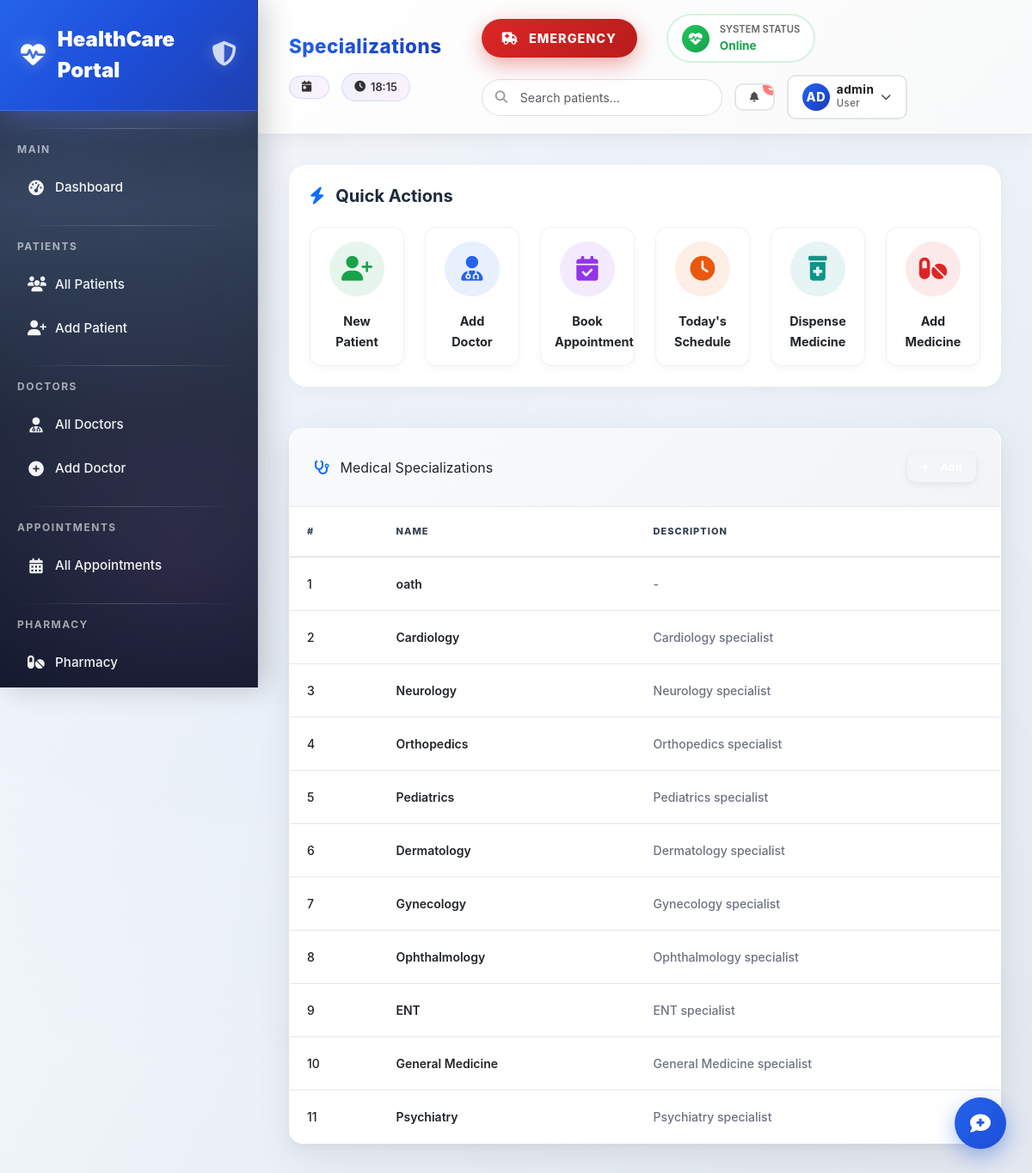
Page /doctors/specializations/ (signed in) on the earlier database version.
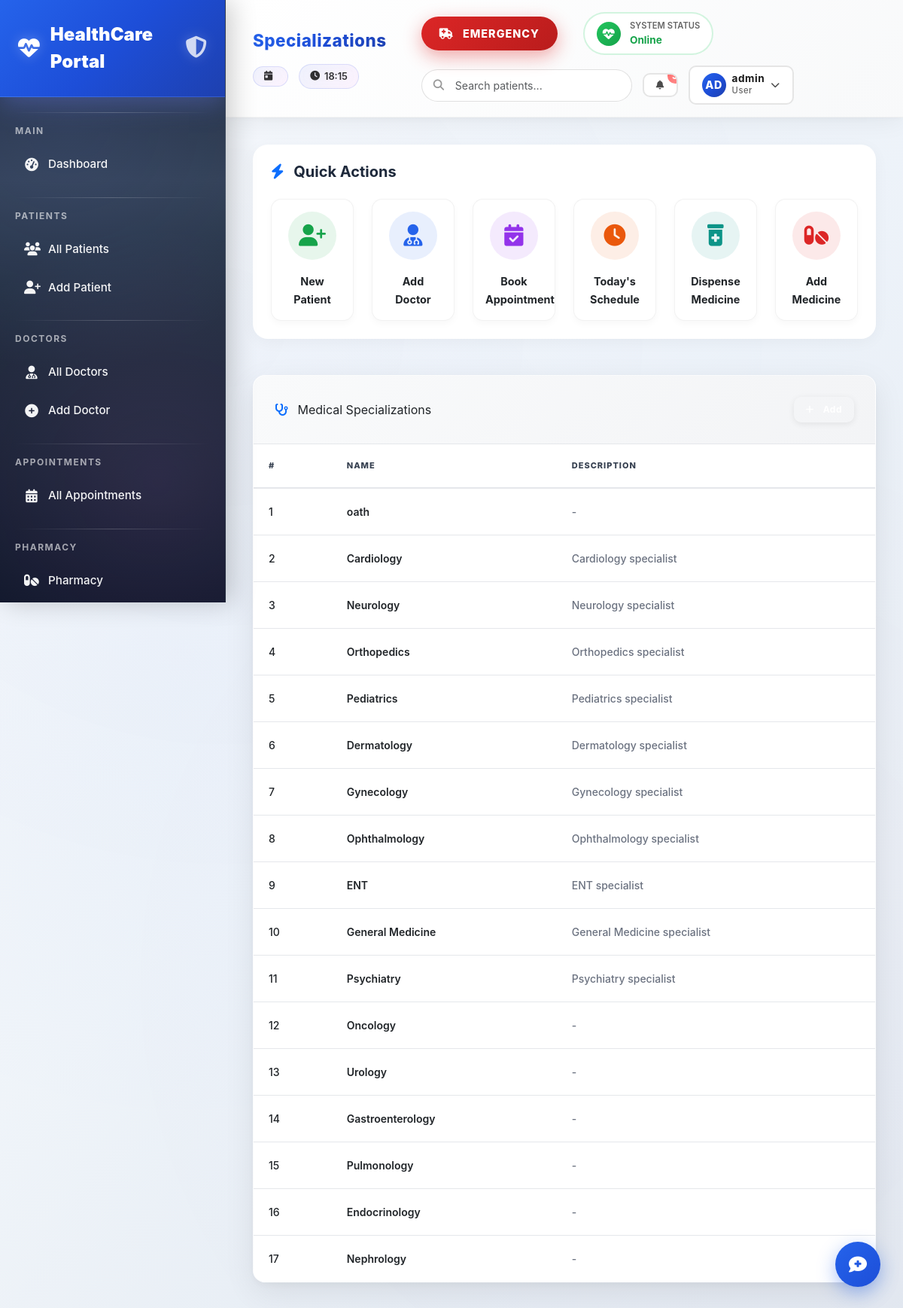
Same page on the later database version.
### doctors/models.py (models this page shows, shortened)
class Specialization(models.Model):
    name = models.CharField(max_length=100, unique=True)
    description = models.TextField(blank=True)

### doctors/views.py (the view)
# urls.py: path('specializations/', views.specialization_list, name='specialization_list'),
@login_required
def specialization_list(request):
    specializations = Specialization.objects.all()
    return render(request, 'doctors/specialization_list.html', {'specializations': specializations})

### templates/doctors/specialization_list.html (shortened to what this page needs)
{% extends 'base/base.html' %}
{% block page_title %}Specializations{% endblock %}
{% block content %}
<div class="card">
    <div class="card-header py-3 px-4 d-flex justify-content-between align-items-center">
        <span>
            <i class="fas fa-stethoscope text-primary me-2"></i>
            Medical Specializations
        </span>
        <a href="{% url 'doctors:specialization_create' %}" class="btn btn-primary btn-sm">
            <i class="fas fa-plus me-1"></i>Add
        </a>
    </div>
    <div class="card-body p-0">
        <div class="table-responsive">
            <table class="table table-hover mb-0">
                <thead>
                    <tr>
                        <th>#</th>
                        <th>Name</th>
                        <th>Description</th>
                    </tr>
                </thead>
                <tbody>
                    {% for s in specializations %}
                    <tr>
                        <td>{{ forloop.counter }}</td>
                        <td class="fw-semibold">
                            {{ s.name }}
                        </td>
                        <td class="text-muted">
                            {{ s.description|default:"-" }}
                        </td>
                    </tr>
                    {% empty %}
                    <tr>
                        <td colspan="3" class="text-center text-muted py-4">
                            No specializations yet.
                        </td>
                    </tr>
                    {% endfor %}
                </tbody>
            </table>
        </div>
    </div>
</div>
{% endblock %}

### templates/base/base.html (shortened to what this page needs)
<!DOCTYPE html>
<html lang="en">
<head>
    <link href="https://cdn.jsdelivr.net/npm/bootstrap@5.3.0/dist/css/bootstrap.min.css" rel="stylesheet">
    <link href="https://cdnjs.cloudflare.com/ajax/libs/font-awesome/6.4.0/css/all.min.css" rel="stylesheet">
    {% load static %}
    <link rel="stylesheet" href="{% static 'css/custom.css' %}">
</head>
<body>
<div class="particles">
</div>
{% if user.is_authenticated %}
<div class="sidebar">
    <div class="sidebar-brand">
        <i class="fas fa-heartbeat"></i>
        <span>HealthCare Portal</span>
        <div style="margin-left:auto;font-size:0.8rem;opacity:0.8;"><i class="fas fa-shield-alt"></i></div>
    </div>
    <nav class="mt-2">
        <div class="nav-section">Main</div>
        <a href="{% url 'dashboard' %}" class="nav-link {% if request.resolver_match.url_name == 'dashboard' %}active{% endif %}">
            <i class="fas fa-tachometer-alt"></i> Dashboard
        </a>
        <div class="nav-section">Patients</div>
        <a href="{% url 'patients:patient_list' %}" class="nav-link">
            <i class="fas fa-users"></i> All Patients
        </a>
        <a href="{% url 'patients:patient_create' %}" class="nav-link">
            <i class="fas fa-user-plus"></i> Add Patient
        </a>
        <div class="nav-section">Doctors</div>
        <a href="{% url 'doctors:doctor_list' %}" class="nav-link">
            <i class="fas fa-user-md"></i> All Doctors
        </a>
        <a href="{% url 'doctors:doctor_create' %}" class="nav-link">
            <i class="fas fa-plus-circle"></i> Add Doctor
        </a>
        <div class="nav-section">Appointments</div>
        <a href="{% url 'appointments:appointment_list' %}" class="nav-link">
            <i class="fas fa-calendar-alt"></i> All Appointments
        </a>
        <div class="nav-section">Pharmacy</div>
        <a href="{% url 'pharmacy:pharmacy_dashboard' %}" class="nav-link">
            <i class="fas fa-pills"></i> Pharmacy
        </a>
    </nav>
</div>
{% endif %}
<div class="main-content {% if user.is_authenticated %}with-sidebar{% else %}no-sidebar{% endif %}">
    {% if user.is_authenticated %}
    <div class="topbar">
        <div class="topbar-left">
            <span class="topbar-title">{% block page_title %}Dashboard - Healthcare Management{% endblock %}</span>
            <div class="date-badge">
                <i class="fas fa-calendar-day"></i>
            </div>
            <div class="time-badge">
                <i class="fas fa-clock"></i>
                <span id="current-time">{{ "now"|date:"H:i" }}</span>
            </div>
        </div>
        <div class="topbar-right">
            <button class="emergency-btn" data-bs-toggle="modal" data-bs-target="#emergencyModal">
                <i class="fas fa-ambulance"></i> Emergency
            </button>
            <div class="health-status">
                <div class="status-indicator" id="health-pulse">
                    <i class="fas fa-heartbeat"></i>
                </div>
                <div class="status-text">
                    <span class="status-label">System Status</span>
                    <span class="status-value">Online</span>
                </div>
            </div>
            <div class="search-container">
                <input type="text" class="form-control search-input" placeholder="Search patients..." id="global-search" autocomplete="off">
                <i class="fas fa-search search-icon"></i>
            </div>
            <div class="notification-container">
                <button class="btn btn-sm notification-btn" type="button" data-bs-toggle="dropdown">
                    <i class="fas fa-bell"></i>
                    <span class="notification-badge">3</span>
                </button>
            </div>
            <div class="user-profile-container">
                <button class="btn btn-sm user-profile-btn" type="button" data-bs-toggle="dropdown">
                    <div class="user-avatar">
                        <span>{{ user.username|slice:":2"|upper }}</span>
                    </div>
                    <div class="user-info-mini">
                        <div class="user-name">{{ user.username|truncatechars:15 }}</div>
                        <div class="user-role">User</div>
                    </div>
                    <i class="fas fa-chevron-down"></i>
                </button>
            </div>
        </div>
    </div>
    {% endif %}
    <div class="page-content">
        {% if user.is_authenticated %}
        <div class="dashboard-quick-actions mb-5 bg-white p-4" style="border-radius: 20px; box-shadow: 0 4px 20px rgba(0,0,0,0.04);">
            <h5 class="fw-bold mb-4" style="color: #1e293b;"><i class="fas fa-bolt text-primary me-2"></i> Quick Actions</h5>
            <div class="row g-4">
                <div class="col-6 col-md-4 col-lg-2">
                    <a href="{% url 'patients:patient_create' %}" class="text-decoration-none">
                        <div class="dash-action-card text-center p-3">
                            <div class="icon-circle mx-auto mb-3" style="background: rgba(22, 163, 74, 0.1); color: #16a34a;">
                                <i class="fas fa-user-plus"></i>
                            </div>
                            <span class="fw-bold text-dark" style="font-size: 0.9rem;">New Patient</span>
                        </div>
                    </a>
                </div>
                <div class="col-6 col-md-4 col-lg-2">
                    <a href="{% url 'doctors:doctor_create' %}" class="text-decoration-none">
                        <div class="dash-action-card text-center p-3">
                            <div class="icon-circle mx-auto mb-3" style="background: rgba(37, 99, 235, 0.1); color: #2563eb;">
                                <i class="fas fa-user-md"></i>
                            </div>
                            <span class="fw-bold text-dark" style="font-size: 0.9rem;">Add Doctor</span>
                        </div>
                    </a>
                </div>
                <div class="col-6 col-md-4 col-lg-2">
                    <a href="{% url 'appointments:appointment_list' %}" class="text-decoration-none">
                        <div class="dash-action-card text-center p-3">
                            <div class="icon-circle mx-auto mb-3" style="background: rgba(147, 51, 234, 0.1); color: #9333ea;">
                                <i class="fas fa-calendar-check"></i>
                            </div>
                            <span class="fw-bold text-dark" style="font-size: 0.9rem;">Book Appointment</span>
                        </div>
                    </a>
                </div>
                <div class="col-6 col-md-4 col-lg-2">
                    <a href="#" class="text-decoration-none">
                        <div class="dash-action-card text-center p-3">
                            <div class="icon-circle mx-auto mb-3" style="background: rgba(234, 88, 12, 0.1); color: #ea580c;">
                                <i class="fas fa-clock"></i>
                            </div>
                            <span class="fw-bold text-dark" style="font-size: 0.9rem;">Today's Schedule</span>
                        </div>
                    </a>
                </div>
                <div class="col-6 col-md-4 col-lg-2">
                    <a href="{% url 'pharmacy:pharmacy_dashboard' %}" class="text-decoration-none">
                        <div class="dash-action-card text-center p-3">
                            <div class="icon-circle mx-auto mb-3" style="background: rgba(13, 148, 136, 0.1); color: #0d9488;">
                                <i class="fas fa-prescription-bottle-alt"></i>
                            </div>
                            <span class="fw-bold text-dark" style="font-size: 0.9rem;">Dispense Medicine</span>
                        </div>
                    </a>
                </div>
                <div class="col-6 col-md-4 col-lg-2">
                    <a href="#" class="text-decoration-none">
                        <div class="dash-action-card text-center p-3">
                            <div class="icon-circle mx-auto mb-3" style="background: rgba(220, 38, 38, 0.1); color: #dc2626;">
                                <i class="fas fa-pills"></i>
                            </div>
                            <span class="fw-bold text-dark" style="font-size: 0.9rem;">Add Medicine</span>
                        </div>
                    </a>
                </div>
            </div>
        </div>
        {% endif %}
        {% block content %}{% endblock %}
    </div>
</div>
<button class="assistant-toggle" id="assistantToggle" onclick="toggleAssistant(true)" title="Open Health Assistant">
    <i class="fas fa-comment-medical"></i>
</button>
</body>
</html>

### static/css/custom.css (style rules this page uses)
:root { --primary: #0d6efd; --primary-dark: #0b5ed7; --primary-light: #e7f1ff; --success: #10b981; --success-light: #d1fae5; --danger: #ef4444; --danger-light: #fee2e2; --warning: #f59e0b; --warning-light: #fef3c7; --info: #06b6d4; --info-light: #cffafe; --purple: #8b5cf6; --purple-light: #ede9fe; --gray: #6b7280; --gray-light: #f9fafb; --gray-medium: #f3f4f6; --gray-dark: #374151; --border: #e5e7eb; --shadow-sm: 0 2px 8px rgba(0, 0, 0, 0.08); --shadow-md: 0 8px 16px rgba(0, 0, 0, 0.12); --shadow-lg: 0 15px 40px rgba(0, 0, 0, 0.15); --shadow-xl: 0 20px 50px rgba(0, 0, 0, 0.18); --transition: 0.3s cubic-bezier(0.34, 1.56, 0.64, 1); }
html { scroll-behavior: smooth; }
body { background: linear-gradient(135deg, #f5f7fa 0%, #f0f4f8 100%); font-family: -apple-system, BlinkMacSystemFont, 'Segoe UI', 'Roboto', sans-serif; transition: background 0.3s ease; }
.card { background: white; border: 1px solid var(--border); border-radius: 16px !important; box-shadow: var(--shadow-sm); transition: all 0.3s ease; overflow: hidden; }
.card-header { background: linear-gradient(135deg, #f9fafb 0%, #f3f4f6 100%); padding: 1.75rem !important; border-bottom: 1px solid var(--border); display: flex; justify-content: space-between; align-items: center; gap: 1rem; flex-wrap: wrap; }
.card-body { padding: 0; }
.table { margin-bottom: 0; background: white; }
.table thead { background: linear-gradient(135deg, #f3f4f6 0%, #e5e7eb 100%); }
.table thead th { padding: 1.25rem; text-align: left; font-weight: 800; color: var(--gray-dark); border-bottom: 2px solid var(--border); font-size: 11px; text-transform: uppercase; letter-spacing: 1px; vertical-align: middle; }
.table tbody td { padding: 1.25rem; border-bottom: 1px solid var(--border); vertical-align: middle; font-size: 14px; font-weight: 500; }
.table tbody tr { transition: all 0.2s ease; background: white; }
.table tbody tr:last-child td { border-bottom: none; }
.btn { transition: all 0.2s ease; font-weight: 700; border-radius: 10px !important; display: inline-flex; align-items: center; justify-content: center; gap: 8px; font-size: 13px; letter-spacing: 0.5px; position: relative; overflow: hidden; }
.btn::before { content: ''; position: absolute; top: 50%; left: 50%; width: 0; height: 0; border-radius: 50%; background: rgba(255, 255, 255, 0.3); transform: translate(-50%, -50%); transition: width 0.6s, height 0.6s; }
.btn-primary { background: linear-gradient(135deg, var(--primary), var(--primary-dark)); border: none; color: white; box-shadow: var(--shadow-sm); }
.btn-sm { padding: 0.5rem 1rem; font-size: 12px; }
.card { animation: fadeIn 0.5s ease-out; }
.text-center { text-align: center; }
.text-muted { color: var(--gray) !important; }
.text-decoration-none { text-decoration: none !important; }
.fw-semibold { font-weight: 600; }
.fw-bold { font-weight: 700; }
.mb-4 { margin-bottom: 1.5rem; }

Differences in the rows shown:
added Specialization: name "Oncology", description "-"
added Specialization: name "Urology", description "-"
added Specialization: name "Gastroenterology", description "-"
added Specialization: name "Pulmonology", description "-"
added Specialization: name "Endocrinology", description "-"
added Specialization: name "Nephrology", description "-"
